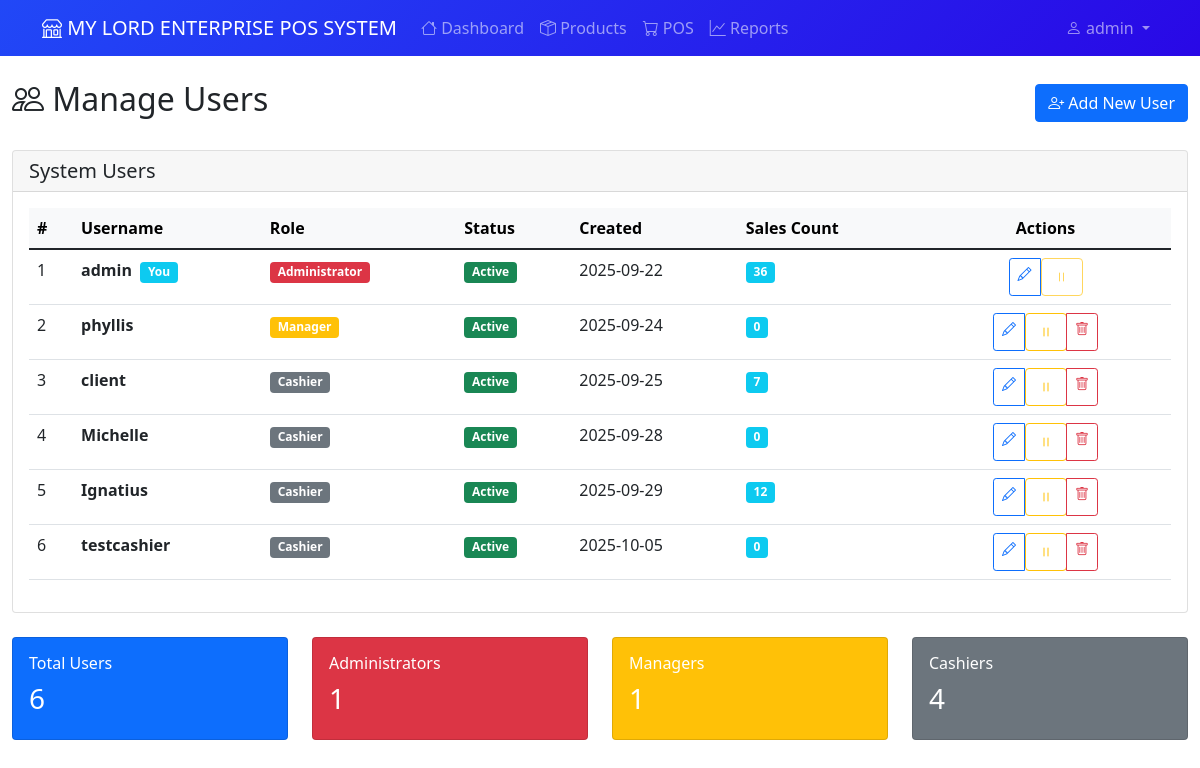
The app's page /auth/users (signed in) with its own data.
### app/models.py (models this page shows, shortened)
class User(UserMixin, db.Model):
    id = db.Column(db.Integer, primary_key=True)
    username = db.Column(db.String(80), unique=True, nullable=False)
    password_hash = db.Column(db.String(120), nullable=False)
    role = db.Column(db.String(20), nullable=False, default='cashier')  # admin, manager, cashier
    created_at = db.Column(db.DateTime, default=datetime.utcnow)
    is_active = db.Column(db.Boolean, default=True, nullable=False)
    is_temporary_password = db.Column(db.Boolean, default=False, nullable=False)
    password_reset_token = db.Column(db.String(100), nullable=True)
    password_reset_expires = db.Column(db.DateTime, nullable=True)
    must_change_password = db.Column(db.Boolean, default=False, nullable=False)
    last_password_change = db.Column(db.DateTime, nullable=True)
    sales = db.relationship('Sale', backref='clerk', lazy=True)
    expenses = db.relationship('Expense', backref='user', lazy=True)
    def needs_password_change(self):
        return self.must_change_password or self.is_temporary_password
    def is_admin(self):
        return self.role == 'admin'
    def is_manager(self):
        return self.role in ['admin', 'manager']

### app/auth.py (the view)
@bp.route('/users')
@login_required
@admin_required
def manage_users():
    page = request.args.get('page', 1, type=int)
    per_page = 10
    users = User.query.paginate(
        page=page,
        per_page=per_page,
        error_out=False
    )
    return render_template('auth/manage_users.html', users=users)

### app/templates/auth/manage_users.html (shortened to what this page needs)
{% extends "base.html" %}
{% block content %}
<div class="d-flex justify-content-between align-items-center mb-4">
    <h2><i class="bi bi-people"></i> Manage Users</h2>
    <a href="{{ url_for('auth.register') }}" class="btn btn-primary">
        <i class="bi bi-person-plus"></i> Add New User
    </a>
</div>
<div class="card">
    <div class="card-header">
        <h5 class="mb-0">System Users</h5>
    </div>
    <div class="card-body">
        {% if users.items %}
            <div class="table-responsive">
                <table class="table table-hover">
                    <thead class="table-light">
                        <tr>
                            <th>#</th>
                            <th>Username</th>
                            <th>Role</th>
                            <th>Status</th>
                            <th>Created</th>
                            <th>Sales Count</th>
                            <th class="text-center" style="min-width: 150px;">Actions</th>
                        </tr>
                    </thead>
                    <tbody>
                        {% for user in users.items %}
                        <tr>
                            <td>{{ loop.index + (users.page - 1) * users.per_page }}</td>
                            <td>
                                <strong>{{ user.username }}</strong>
                                {% if user.id == current_user.id %}
                                    <span class="badge bg-info ms-1">You</span>
                                {% endif %}
                            </td>
                            <td>
                                {% if user.role == 'admin' %}
                                    <span class="badge bg-danger">Administrator</span>
                                {% elif user.role == 'manager' %}
                                    <span class="badge bg-warning">Manager</span>
                                {% else %}
                                    <span class="badge bg-secondary">Cashier</span>
                                {% endif %}
                            </td>
                            <td>
                                {% if user.is_active is defined %}
                                    {% if user.is_active %}
                                        <span class="badge bg-success">Active</span>
                                    {% else %}
                                        <span class="badge bg-secondary">Inactive</span>
                                    {% endif %}
                                {% else %}
                                    <span class="badge bg-success">Active</span>
                                {% endif %}
                            </td>
                            <td>
                                {% if user.created_at %}
                                    {{ user.created_at.strftime('%Y-%m-%d') }}
                                {% else %}
                                    -
                                {% endif %}
                            </td>
                            <td>
                                <span class="badge bg-info">{{ user.sales|length if user.sales else 0 }}</span>
                            </td>
                            <td class="text-center">
                                <div class="btn-group btn-group-sm">
                                    <a href="{{ url_for('auth.edit_user', user_id=user.id) }}"
                                       class="btn btn-outline-primary"
                                       title="Edit User">
                                        <i class="bi bi-pencil"></i>
                                    </a>
                                    {% if user.is_active is defined %}
                                    <form method="POST"
                                          action="{{ url_for('auth.toggle_user_status', user_id=user.id) }}"
                                          class="d-inline">
                                        <button type="submit"
                                                class="btn btn-outline-warning"
                                                title="{{ 'Deactivate' if user.is_active else 'Activate' }} User"
                                                {% if user.id == current_user.id %}disabled{% endif %}>
                                            <i class="bi bi-{{ 'pause' if user.is_active else 'play' }}"></i>
                                        </button>
                                    </form>
                                    {% endif %}
                                    {% if user.id != current_user.id %}
                                    <a href="{{ url_for('auth.confirm_delete_user', user_id=user.id) }}"
                                       class="btn btn-outline-danger"
                                       title="Delete User">
                                        <i class="bi bi-trash"></i>
                                    </a>
                                    {% endif %}
                                </div>
                            </td>
                        </tr>
                        {% endfor %}
                    </tbody>
                </table>
            </div>
        {% endif %}
    </div>
</div>
<div class="row mt-4">
    <div class="col-md-3">
        <div class="card bg-primary text-white">
            <div class="card-body">
                <h6>Total Users</h6>
                <h3>{{ users.total }}</h3>
            </div>
        </div>
    </div>
    <div class="col-md-3">
        <div class="card bg-danger text-white">
            <div class="card-body">
                <h6>Administrators</h6>
                <h3>{{ users.items | selectattr('role', 'equalto', 'admin') | list | length }}</h3>
            </div>
        </div>
    </div>
    <div class="col-md-3">
        <div class="card bg-warning text-white">
            <div class="card-body">
                <h6>Managers</h6>
                <h3>{{ users.items | selectattr('role', 'equalto', 'manager') | list | length }}</h3>
            </div>
        </div>
    </div>
    <div class="col-md-3">
        <div class="card bg-secondary text-white">
            <div class="card-body">
                <h6>Cashiers</h6>
                <h3>{{ users.items | selectattr('role', 'equalto', 'cashier') | list | length }}</h3>
            </div>
        </div>
    </div>
</div>
{% endblock %}

### app/templates/base.html (shortened to what this page needs)
<!DOCTYPE html>
<html lang="en">
<head>
    <link href="https://cdn.jsdelivr.net/npm/bootstrap@5.1.3/dist/css/bootstrap.min.css" rel="stylesheet">
    <link rel="stylesheet" href="https://cdn.jsdelivr.net/npm/bootstrap-icons@1.10.0/font/bootstrap-icons.css">
    <link rel="stylesheet" href="{{ url_for('static', filename='css/animations.css') }}">
</head>
<body>
    <nav class="navbar navbar-expand-lg navbar-dark bg-primary">
        <div class="container">
            <a class="navbar-brand" href="{{ url_for('main.index') }}">
                <i class="bi bi-shop"></i> MY LORD ENTERPRISE POS SYSTEM
            </a>
            {% if current_user.is_authenticated %}
            <div class="collapse navbar-collapse" id="navbarNav">
                <ul class="navbar-nav me-auto">
                    <li class="nav-item">
                        <a class="nav-link" href="{{ url_for('main.index') }}">
                            <i class="bi bi-house"></i> Dashboard
                        </a>
                    </li>
                    <li class="nav-item">
                        <a class="nav-link" href="{{ url_for('products.list_products') }}">
                            <i class="bi bi-box-seam"></i> Products
                        </a>
                    </li>
                    {% if current_user.is_manager() %}
                    <li class="nav-item">
                        <a class="nav-link" href="{{ url_for('pos.pos_page') }}">
                            <i class="bi bi-cart"></i> POS
                        </a>
                    </li>
                    <li class="nav-item">
                        <a class="nav-link" href="{{ url_for('reports.sales_reports') }}">
                            <i class="bi bi-graph-up"></i> Reports
                        </a>
                    </li>
                    {% endif %}
                </ul>
                <ul class="navbar-nav">
                    <li class="nav-item dropdown">
                        <a class="nav-link dropdown-toggle" href="#" role="button" data-bs-toggle="dropdown">
                            <i class="bi bi-person"></i> {{ current_user.username }}
                        </a>
                    </li>
                </ul>
            </div>
            {% endif %}
        </div>
    </nav>
    <div class="container-fluid mt-4">
        {% block content %}{% endblock %}
    </div>
</body>
</html>

### app/static/css/animations.css (style rules this page uses)
.navbar.navbar-dark.bg-primary { background: linear-gradient(135deg, #2148f7 0%, #2908e6 100%) !important; }
.card { animation: fadeInUp 0.6s ease-out backwards; }
.card h3, .card h4 { animation: countUp 0.8s ease-out backwards; animation-delay: 0.5s; }
.badge.bg-warning { animation: pulse 2s ease-in-out infinite; }
.badge.bg-danger { animation: pulse 2.5s ease-in-out infinite; }
.table tbody tr { animation: fadeIn 0.5s ease-out backwards; }
.table tbody tr:nth-child(1) { animation-delay: 0.1s; }
.table tbody tr:nth-child(2) { animation-delay: 0.15s; }
.table tbody tr:nth-child(3) { animation-delay: 0.2s; }
.table tbody tr:nth-child(4) { animation-delay: 0.25s; }
.table tbody tr:nth-child(5) { animation-delay: 0.3s; }
.btn-group .btn { animation: fadeIn 0.5s ease-out backwards; }
.btn-group .btn:nth-child(1) { animation-delay: 0.1s; }
.btn-group .btn:nth-child(3) { animation-delay: 0.2s; }
.navbar-brand { animation: slideInLeft 0.6s ease-out; }
.navbar-nav .nav-item { animation: slideDown 0.5s ease-out backwards; }
.navbar-nav .nav-item:nth-child(1) { animation-delay: 0.1s; }
.navbar-nav .nav-item:nth-child(2) { animation-delay: 0.15s; }
.navbar-nav .nav-item:nth-child(3) { animation-delay: 0.2s; }
.navbar-nav .nav-item:nth-child(4) { animation-delay: 0.25s; }
.card { transition: transform 0.3s ease, box-shadow 0.3s ease; }
.btn { transition: all 0.3s ease; }
.card.text-white { transition: all 0.3s ease; }
.table tbody tr { transition: background-color 0.2s ease, transform 0.2s ease; }
a { transition: color 0.2s ease; }
.badge { transition: transform 0.2s ease; }
h1, h2, h3.text-primary { animation: slideInLeft 0.6s ease-out; }

### records on screen
User: username "admin", shows "You", role "Administrator", is_active "Active", created_at "2025-09-22", sales|length "36"
User: username "phyllis", role "Manager", is_active "Active", created_at "2025-09-24", sales|length "0"
User: username "client", role "Cashier", is_active "Active", created_at "2025-09-25", sales|length "7"
User: username "Michelle", role "Cashier", is_active "Active", created_at "2025-09-28", sales|length "0"
User: username "Ignatius", role "Cashier", is_active "Active", created_at "2025-09-29", sales|length "12"
User: username "testcashier", role "Cashier", is_active "Active", created_at "2025-10-05", sales|length "0"

### other values on screen
{{ users.total }} "6"
{{ users.items | selectattr('role', 'equalto', 'admin') | list | length }} "1"
{{ users.items | selectattr('role', 'equalto', 'manager') | list | length }} "1"
{{ users.items | selectattr('role', 'equalto', 'cashier') | list | length }} "4"
